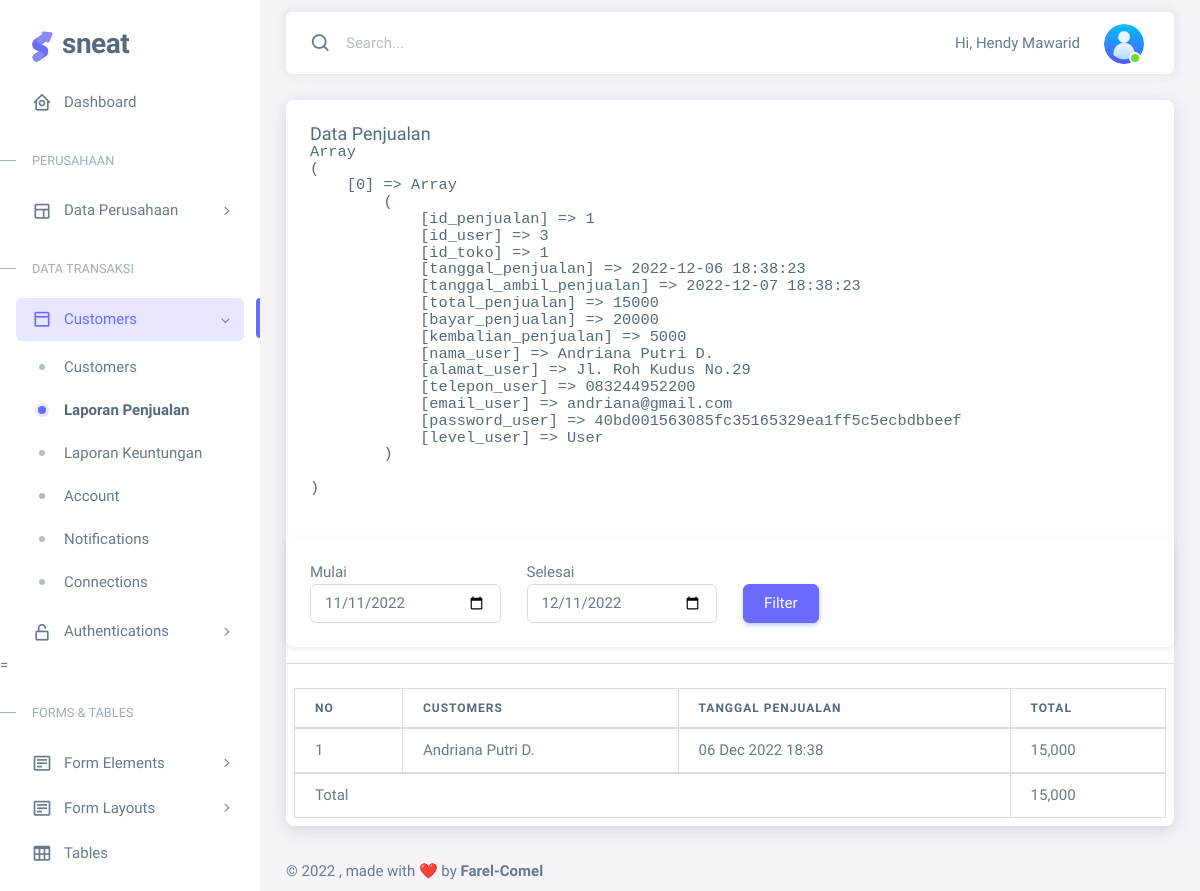
The page /farel-project/admin/html/laporan.php (signed in) on the database its author committed.
### tables this page shows
CREATE TABLE `penjualan` (
  `id_penjualan` int(11) NOT NULL,
  `id_user` int(11) NOT NULL,
  `id_toko` int(11) NOT NULL,
  `tanggal_penjualan` datetime NOT NULL,
  `tanggal_ambil_penjualan` datetime NOT NULL,
  `total_penjualan` int(11) NOT NULL,
  `bayar_penjualan` int(11) NOT NULL,
  `kembalian_penjualan` int(255) NOT NULL
);

CREATE TABLE `user` (
  `id_user` int(255) NOT NULL,
  `id_toko` int(11) NOT NULL,
  `id_penjualan` int(11) NOT NULL,
  `nama_user` varchar(255) NOT NULL,
  `alamat_user` text NOT NULL,
  `telepon_user` varchar(255) NOT NULL,
  `email_user` varchar(255) NOT NULL,
  `password_user` varchar(255) NOT NULL,
  `level_user` enum('Admin','User') NOT NULL
);

### farel-project/admin/html/laporan.php (the view, shortened to what this page needs)
<?php require("koneksi.php"); ?>
<!DOCTYPE html>
<html
  lang="en"
  class="light-style layout-menu-fixed"
  dir="ltr"
  data-theme="theme-default"
  data-assets-path="../assets/"
  data-template="vertical-menu-template-free"
>
  <head>
    <link rel="stylesheet" href="https://cdn.datatables.net/1.13.1/css/jquery.dataTables.min.css">
    <link rel="stylesheet" href="../assets/vendor/fonts/boxicons.css" />
    <link rel="stylesheet" href="../assets/vendor/css/core.css" class="template-customizer-core-css" />
    <link rel="stylesheet" href="../assets/vendor/css/theme-default.css" class="template-customizer-theme-css" />
    <link rel="stylesheet" href="../assets/css/demo.css" />
    <link rel="stylesheet" href="../assets/vendor/libs/perfect-scrollbar/perfect-scrollbar.css" />
  </head>
  <body>
    <div class="layout-wrapper layout-content-navbar">
      <div class="layout-container">
        <aside id="layout-menu" class="layout-menu menu-vertical menu bg-menu-theme">
          <div class="app-brand demo">
            <a href="index.php" class="app-brand-link">
              <span class="app-brand-logo demo">
              </span>
              <span class="app-brand-text demo menu-text fw-bolder ms-2">Sneat</span>
            </a>
          </div>
          <ul class="menu-inner py-1">
            <li class="menu-item">
              <a href="index.php" class="menu-link">
                <i class="menu-icon tf-icons bx bx-home-circle"></i>
                <div data-i18n="Analytics">Dashboard</div>
              </a>
            </li>
            <li class="menu-header small text-uppercase">
              <span class="menu-header-text">PERUSAHAAN</span>
            </li>
            <li class="menu-item">
              <a href="javascript:void(0);" class="menu-link menu-toggle">
                <i class="menu-icon tf-icons bx bx-layout"></i>
                <div data-i18n="Layouts">Data Perusahaan</div>
              </a>
            </li>
            <li class="menu-header small text-uppercase">
              <span class="menu-header-text">DATA TRANSAKSI</span>
            </li>
            <li class="menu-item active open">
              <a href="javascript:void(0);" class="menu-link menu-toggle">
                <i class="menu-icon tf-icons bx bx-dock-top"></i>
                <div data-i18n="Account Settings">Customers</div>
              </a>
              <ul class="menu-sub">
                <li class="menu-item">
                  <a href="transaksi-penjualan.php" class="menu-link">
                    <div data-i18n="Account">Customers</div>
                  </a>
                </li>
                <li class="menu-item active">
                  <a href="laporan.php" class="menu-link">
                    <div data-i18n="Account">Laporan Penjualan</div>
                  </a>
                </li>
                <li class="menu-item">
                  <a href="laporan_keuntungan.php" class="menu-link">
                    <div data-i18n="Account">Laporan Keuntungan</div>
                  </a>
                </li>
                <li class="menu-item">
                  <a href="pages-account-settings-account.php" class="menu-link">
                    <div data-i18n="Account">Account</div>
                  </a>
                </li>
                <li class="menu-item">
                  <a href="pages-account-settings-notifications.php" class="menu-link">
                    <div data-i18n="Notifications">Notifications</div>
                  </a>
                </li>
                <li class="menu-item">
                  <a href="pages-account-settings-connections.php" class="menu-link">
                    <div data-i18n="Connections">Connections</div>
                  </a>
                </li>
              </ul>
            </li>
            <li class="menu-item">
              <a href="javascript:void(0);" class="menu-link menu-toggle">
                <i class="menu-icon tf-icons bx bx-lock-open-alt"></i>
                <div data-i18n="Authentications">Authentications</div>
              </a>
            </li>=
            <li class="menu-header small text-uppercase"><span class="menu-header-text">Forms &amp; Tables</span></li>
            <li class="menu-item">
              <a href="javascript:void(0);" class="menu-link menu-toggle">
                <i class="menu-icon tf-icons bx bx-detail"></i>
                <div data-i18n="Form Elements">Form Elements</div>
              </a>
            </li>
            <li class="menu-item">
              <a href="javascript:void(0);" class="menu-link menu-toggle">
                <i class="menu-icon tf-icons bx bx-detail"></i>
                <div data-i18n="Form Layouts">Form Layouts</div>
              </a>
            </li>
            <li class="menu-item">
              <a href="tables-basic.php" class="menu-link">
                <i class="menu-icon tf-icons bx bx-table"></i>
                <div data-i18n="Tables">Tables</div>
              </a>
            </li>
          </ul>
        </aside>
        <div class="layout-page">
          <nav
            class="layout-navbar container-fluid navbar navbar-expand-xl navbar-detached align-items-center bg-navbar-theme"
            id="layout-navbar"
          >
            <div class="navbar-nav-right d-flex align-items-center" id="navbar-collapse">
              <div class="navbar-nav align-items-center">
                <div class="nav-item d-flex align-items-center">
                  <i class="bx bx-search fs-4 lh-0"></i>
                  <input
                    type="text"
                    class="form-control border-0 shadow-none"
                    placeholder="Search..."
                    aria-label="Search..."
                  />
                </div>
              </div>
              <ul class="navbar-nav flex-row align-items-center ms-auto">
                <li class="nav-item lh-1 me-3">
                <a>
                    Hi, <?php echo $_SESSION['User']['nama_user'] ?>
                  </a>
                </li>
                <li class="nav-item navbar-dropdown dropdown-user dropdown">
                  <a class="nav-link dropdown-toggle hide-arrow" href="javascript:void(0);" data-bs-toggle="dropdown">
                    <div class="avatar avatar-online">
                      <img src="../assets/img/avatars/8.png" alt class="w-px-40 h-auto rounded-circle" />
                    </div>
                  </a>
                </li>
              </ul>
            </div>
          </nav>
          <div class="content-wrapper">
            <div class="container-fluid flex-grow-1 container-p-y">
              <div class="card shadow">
                <h5 class="card-header">Data Penjualan
                <?php
                if (isset($_POST['tglm'])AND $_POST['tgls']) {
                    $tglm = $_POST['tglm'];
                    $tgls = $_POST['tgls'];
                } else {
                    $tgls = date("Y-m-d");
                    $tglm = (new Datetime($tgls))->modify("-1 month")->format("Y-m-d");
                }
                $laporan = array();
                $id_toko = $_SESSION['User']['id_toko'];
                $ambil = $koneksi->query("SELECT * FROM penjualan
                                          LEFT JOIN user ON penjualan.id_user=user.id_user
                                          WHERE penjualan.id_toko='$id_toko' AND DATE(tanggal_penjualan) BETWEEN '$tglm' AND '$tgls' ");
                while ($tiap = $ambil->fetch_assoc())
                {
                    $laporan[] = $tiap;
                }
                echo"<pre>";
                print_r($laporan);
                echo"</pre>";
                ?>
                </h5>
                <div class="card border-0">
                    <div class="card-body">
                        <form method="POST">
                            <div class="row">
                                <div class="col-md-3">
                                    <label>Mulai</label>
                                    <input type="date" name="tglm" class="form-control" value="<?php echo $tglm ?>">
                                </div>
                                <div class="col-md-3">
                                    <label>Selesai</label>
                                    <input type="date" name="tglm" class="form-control" value="<?php echo $tgls ?>">
                                </div>
                                <div class="col-md-3">
                                    <label>&nbsp;</label><br>
                                    <button class="btn btn-primary" name="filter">Filter</button>
                                </div>
                            </div>
                        </form>
                    </div>
                </div>
                <hr>
                <div class="table-responsive text-nowrap p-2">
                <table id="produk" class="table table-bordered display" style="width:100%">
                    <thead>
                      <tr>
                        <th>No</th>
                        <th>Customers</th>
                        <th>Tanggal Penjualan</th>
                        <th>Total</th>
                      </tr>
                    </thead>
                    <tbody class="table-border-bottom-0">
                        <?php $grandtotal = 0; ?>
                        <?php foreach ($laporan as $key => $value): ?>
                        <?php $grandtotal+=$value["total_penjualan"] ?>
                            <tr>
                                <td><?php echo $key+1 ?></td>
                                <td><?php echo $value["nama_user"] ?></td>
                                <td><?php echo date("d M Y H:i", strtotime($value['tanggal_penjualan'])) ?></td>
                                <td><?php echo number_format($value["total_penjualan"]) ?></td>
                            </tr>
                        <?php endforeach ?>
                    </tbody>
                    <tfoot>
                        <tr>
                            <td colspan="3">Total</td>
                            <td><?php echo number_format($grandtotal) ?></td>
                        </tr>
                    </tfoot>
                  </table>
                </div>
              </div>
            </div>
            <footer class="content-footer footer bg-footer-theme">
              <div class="container-fluid d-flex flex-wrap justify-content-between py-2 flex-md-row flex-column">
                <div class="mb-2 mb-md-0">
                  ©
                  , made with ❤️ by
                  <a href="https://themeselection.com" target="_blank" class="footer-link fw-bolder">Farel-Comel</a>
                </div>
              </div>
            </footer>
          </div>
        </div>
      </div>
    </div>
  </body>
</html>

### farel-project/admin/assets/css/demo.css (style rules this page uses)
.menu .app-brand.demo { height: 64px; margin-top: 12px; }
.app-brand-logo.demo svg { width: 22px; height: 38px; }
.app-brand-text.demo { font-size: 1.75rem; letter-spacing: -0.5px; text-transform: lowercase; }

### rows shown on the page
penjualan: id_user.nama_user "Andriana Putri D.", tanggal_penjualan "06 Dec 2022 18:38", total_penjualan "15,000"

### other values the page prints
$_SESSION['User']['nama_user'] "Hendy Mawarid"
$grandtotal "15,000"
